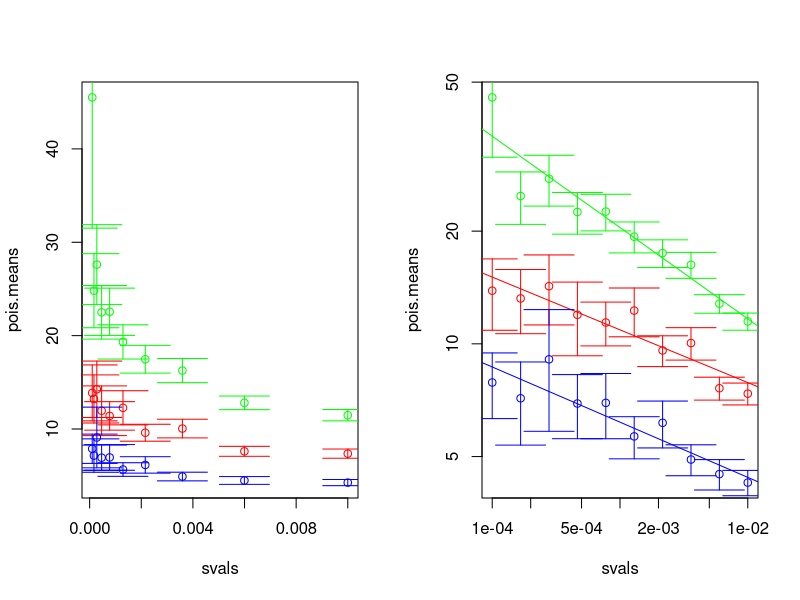

Reproduce this figure in R.
## ---- chunk 1
fig.dim <- 5
knitr::opts_chunk$set(fig.height=fig.dim,fig.width=2*fig.dim,fig.align='center')
## ---- chunk 2
sim_bp <- function (ngens,offspring,z=1,...) {
    k <- 1
    while ( k<ngens ) {
        z <- sum(offspring(z,...)) 
        if (z==0) { break; } else { k <- k+1 }
    }
    return(k-1)
}

ngens <- 1e8
svals <- 10^(seq(-4,-2,length.out=10))
nreps <- 1e4

pois.lts <- lapply(svals, function (s) { replicate( nreps, sim_bp(ngens,rpois,lambda=1-s) ) } )
pois.means <- sapply( pois.lts, mean, na.rm=TRUE )
pois.sds <- sapply( pois.lts, sd, na.rm=TRUE )

geom.lts <- lapply(svals, function (s) { replicate( nreps, sim_bp(ngens,rgeom,prob=1/(2-s)) ) } )
geom.means <- sapply( geom.lts, mean, na.rm=TRUE )
geom.sds <- sapply( geom.lts, sd, na.rm=TRUE )

bif.lts <- lapply( svals, function (s) { replicate( nreps, sim_bp(ngens,rbinom,size=2,prob=(1-s)/2)) } )
bif.means <- sapply( bif.lts, mean, na.rm=TRUE )
bif.sds <- sapply( bif.lts, sd, na.rm=TRUE )

layout(t(1:2))

plot( svals, pois.means, col='red', ylim=range(pois.means,geom.means,bif.means) )
arrows( x0=svals, y0=pois.means-2*pois.sds/sqrt(nreps), y1=pois.means+2*pois.sds/sqrt(nreps), angle=90, code=3, col='red' )
points( svals, geom.means, col='blue' )
arrows( x0=svals, y0=geom.means-2*geom.sds/sqrt(nreps), y1=geom.means+2*geom.sds/sqrt(nreps), angle=90, code=3, col='blue' )
points( svals, bif.means, col='green' )
arrows( x0=svals, y0=bif.means-2*bif.sds/sqrt(nreps), y1=bif.means+2*bif.sds/sqrt(nreps), angle=90, code=3, col='green' )

plot( svals, pois.means, col='red', ylim=range(pois.means,geom.means,bif.means), log='xy' )
arrows( x0=svals, y0=pois.means-2*pois.sds/sqrt(nreps), y1=pois.means+2*pois.sds/sqrt(nreps), angle=90, code=3, col='red' )
abline( coef( lm( log10(pois.means) ~ log10(svals) ) ), untf=FALSE, col='red' )
points( svals, geom.means, col='blue' )
arrows( x0=svals, y0=geom.means-2*geom.sds/sqrt(nreps), y1=geom.means+2*geom.sds/sqrt(nreps), angle=90, code=3, col='blue' )
abline( coef( lm( log10(geom.means) ~ log10(svals) ) ), untf=FALSE, col='blue' )
points( svals, bif.means, col='green' )
arrows( x0=svals, y0=bif.means-2*bif.sds/sqrt(nreps), y1=bif.means+2*bif.sds/sqrt(nreps), angle=90, code=3, col='green' )
abline( coef( lm( log10(bif.means) ~ log10(svals) ) ), untf=FALSE, col='green' )

coefs <- rbind(
        poisson=coef( lm( log(pois.means) ~ log(svals) ) ),
        geometric=coef( lm( log(geom.means) ~ log(svals) ) ),
        bifurcating=coef( lm( log(bif.means) ~ log(svals) ) )
    )
coefs
